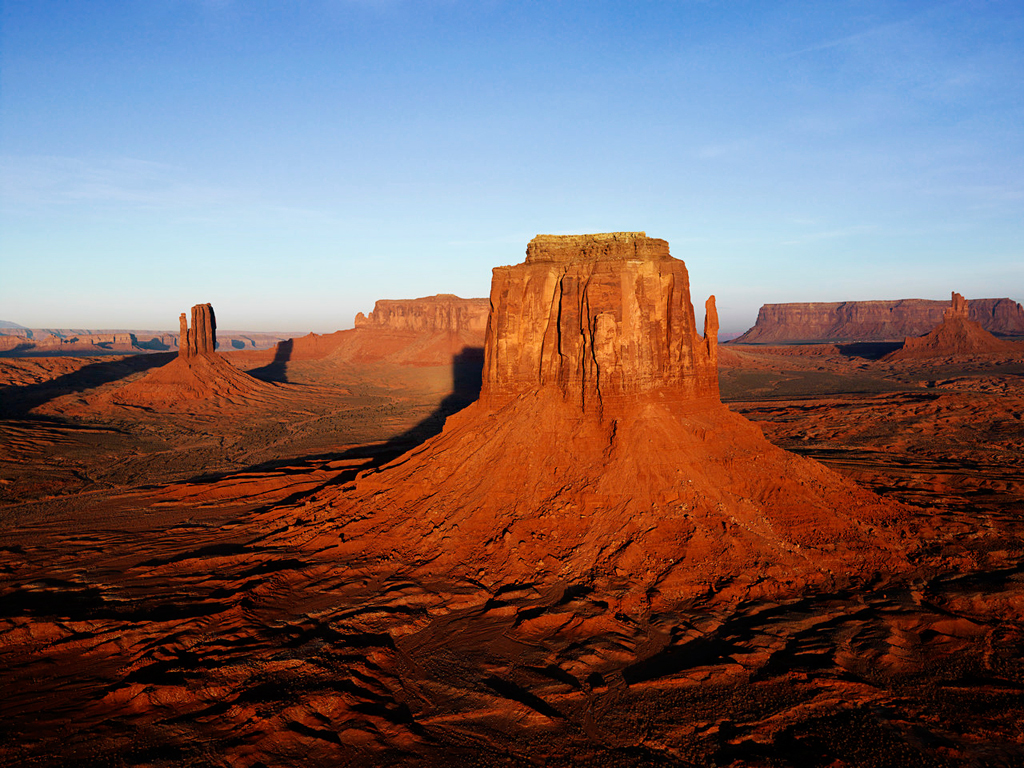
%> input picture Image Resizing/Desert.jpg, 1024 x 768 px
$ octave v1_0.m   (GNU Octave 9; MATLAB toolbox functions it lacks are replaced by stand-ins)
%> lines starting %> are read from the running program, lines starting %| are printed output that depends on the picture
%% constants
targetHeight = 1024;% H'
targetWidth = 1024;% W'
gridNumOfRows = 25;% M
gridNumOfCols = 25;% N

%% read image
image = imread('Desert.jpg');
%> image is the input picture: size 768x1024x3 uint8; mean R, G, B 119.4, 99.2, 100.1
[imageHeight, imageWidth, rgb] = size(image);% [H W]
%> imageHeight = 768; imageWidth = 1024; rgb = 3

percentage = 0.2;
minGridHeight = percentage * imageHeight/gridNumOfRows;% Lh
%> minGridHeight = 6.14
minGridWidth = percentage * imageWidth/gridNumOfCols;% Lw
%> minGridWidth = 8.19
assert(targetHeight/gridNumOfRows >= minGridHeight);
assert(targetWidth/gridNumOfCols >= minGridWidth);

%% convert image to grayscale
grayImage = rgb2gray(image);
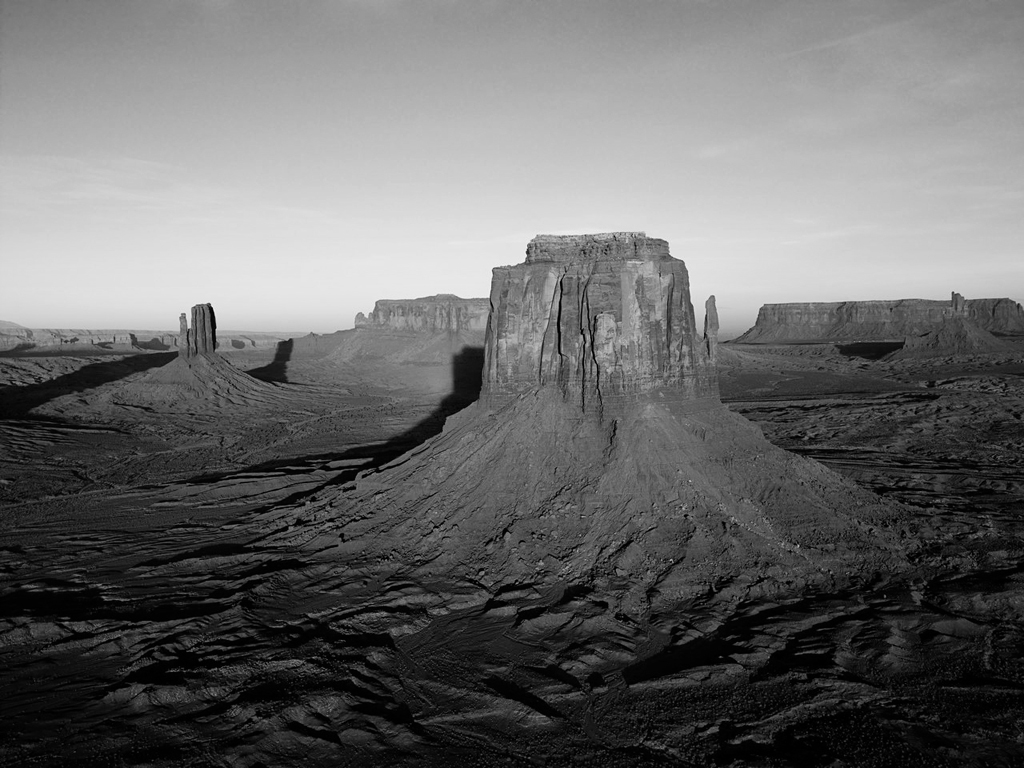
%> grayImage: size 768x1024 uint8; min 0, max 245, mean 105.3
%imshow(grayImage);
%hold on

%% create the saliency image using sobel kernel
saliencyImage = imfilter(grayImage,fspecial('sobel'));
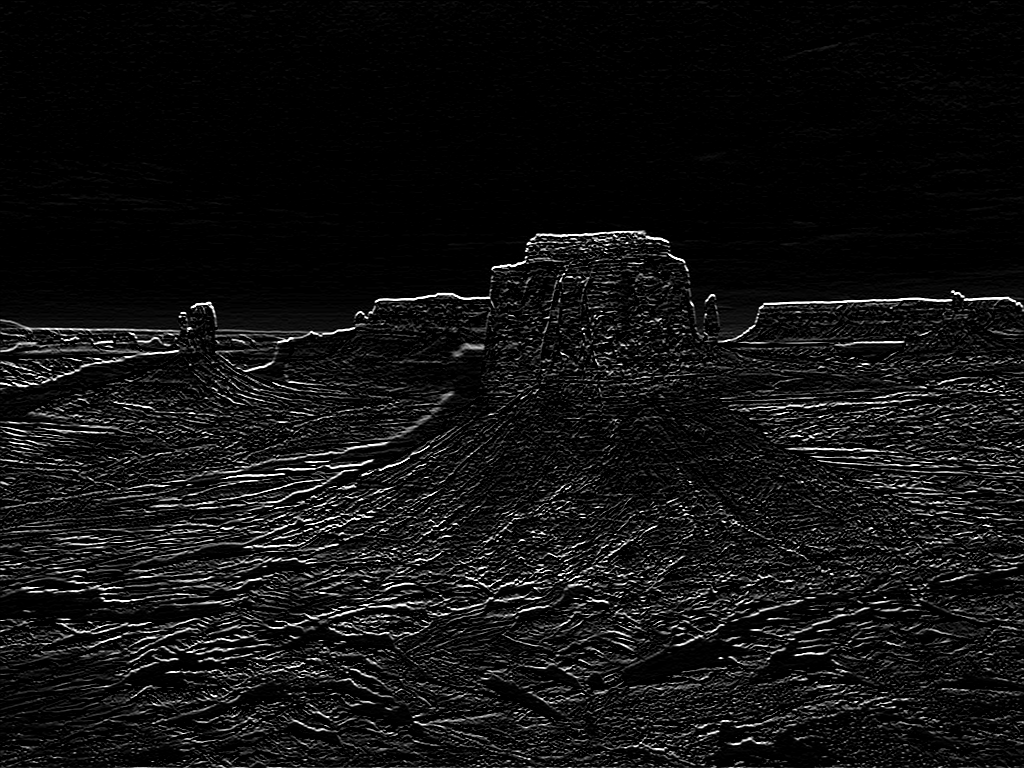
%> saliencyImage: size 768x1024 uint8; min 0, max 255, mean 18
figure, imshow(saliencyImage);

%% dilation operation
R = 4;
N = 4;
SE = strel('disk', R, N);
saliencyImage = imdilate(saliencyImage,SE);
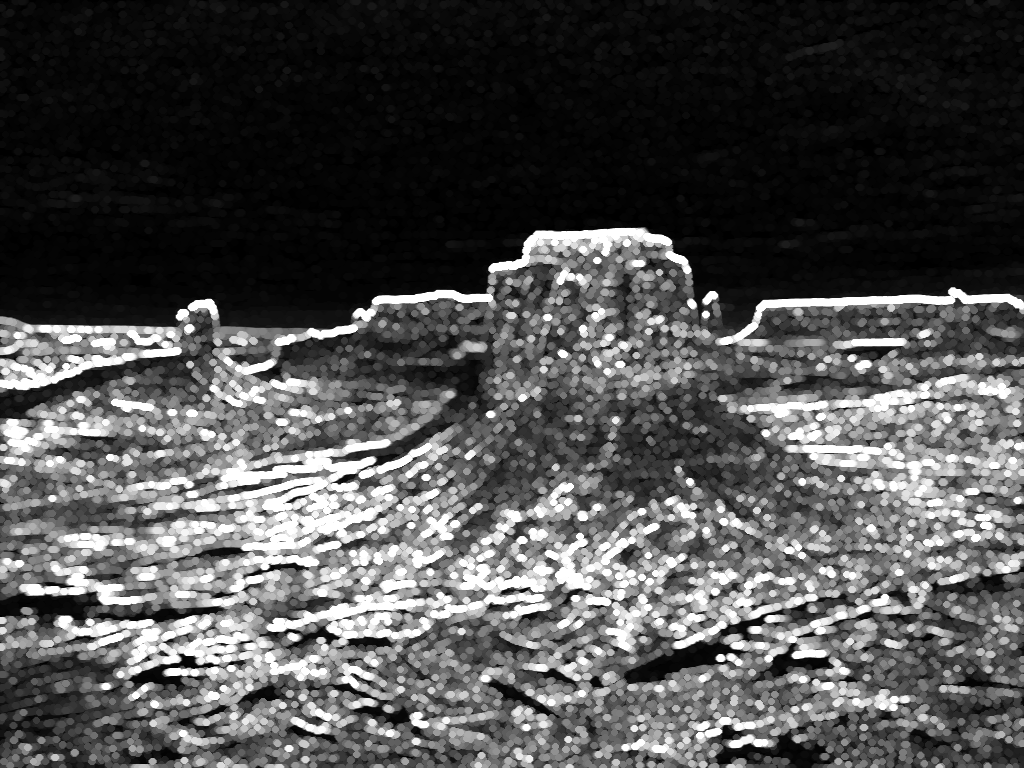
%> saliencyImage: size 768x1024 uint8; min 0, max 255, mean 80.5
resizedSaliencyImage = imresize(saliencyImage, [gridNumOfRows gridNumOfCols]);
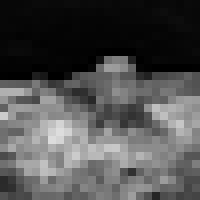
%> resizedSaliencyImage: size 25x25 uint8 (shown 8 times larger); min 0, max 221, mean 80.5
% resizing instead of calculating average
figure, imshow(saliencyImage);

%% calculate average saliency
saliencyMap = zeros(gridNumOfRows,gridNumOfCols);
rowHeight = imageHeight/gridNumOfRows;
%> rowHeight = 30.72
colWidth = imageWidth/gridNumOfCols;
%> colWidth = 40.96
for i=1:gridNumOfRows
    for j=1:gridNumOfCols
        startRow = floor((i-1)*rowHeight) + 1;
        endRow = ceil(i*rowHeight);
        startCol = floor((j-1)*colWidth) + 1;
        endCol = ceil(j*colWidth);
        saliencyMap(i,j) = mean2(saliencyImage(startRow:endRow , startCol:endCol));
    end
end
saliencyMap = saliencyMap./255;
%figure, imshow(saliencyMap)

%% ASAP energy
K = zeros(gridNumOfRows * gridNumOfCols, gridNumOfRows + gridNumOfCols);

for k=1:size(K,1)
    for l=1:size(K,2)
        r = ceil(k/gridNumOfCols);
        c = mod(k - 1, gridNumOfCols) + 1;

        if l==r
            K(k,l) = saliencyMap(r,c) * (gridNumOfRows / imageHeight);
        elseif l==(gridNumOfRows + c)
            K(k,l) = -saliencyMap(r,c) * (gridNumOfCols / imageWidth);
        else
            K(k,l) = 0;
        end
    end
end
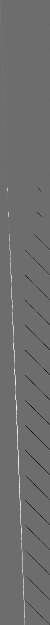
%> K: size 625x50 double; min -0.0212, max 0.0282, mean 5.13e-05; drawn with min black and max white

Q = K' * K;
b = zeros(gridNumOfRows + gridNumOfCols, 1);

%% solve the QP problem
cvx_begin
%> (this line was passed over: cvx_begin is not available in this run)
variable sRows(gridNumOfRows) nonnegative;
%> (this line was passed over: variable is not available in this run)
variable sCols(gridNumOfCols) nonnegative;
%> (this line was passed over: variable is not available in this run)
%> (the run ends here)

$ run again, with Image Resizing/w1@2x.jpg copied over Image Resizing/Desert.jpg
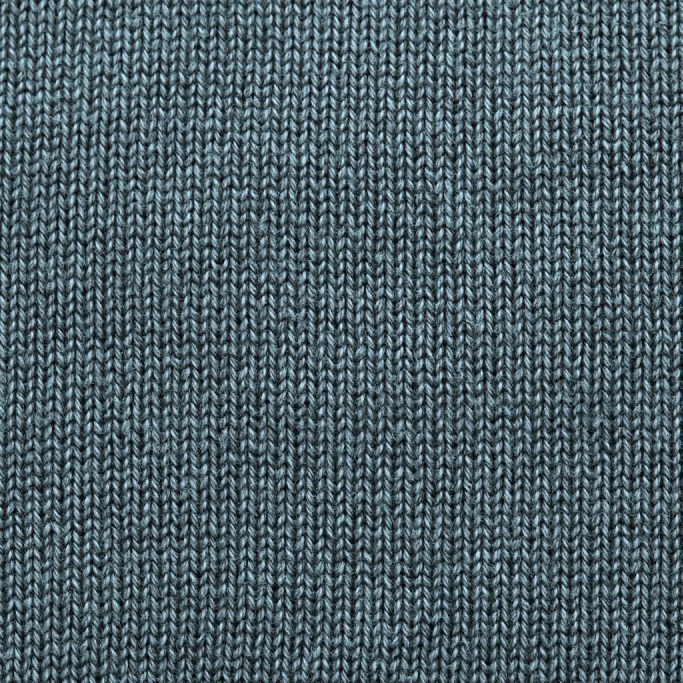
%> input picture Image Resizing/w1@2x.jpg, 2048 x 2048 px (shown at 1/3 size)
%> image is the input picture: size 2048x2048x3 uint8; mean R, G, B 78, 96.3, 103.8
%> `saliencyImage = imdilate(saliencyImage,SE);`:
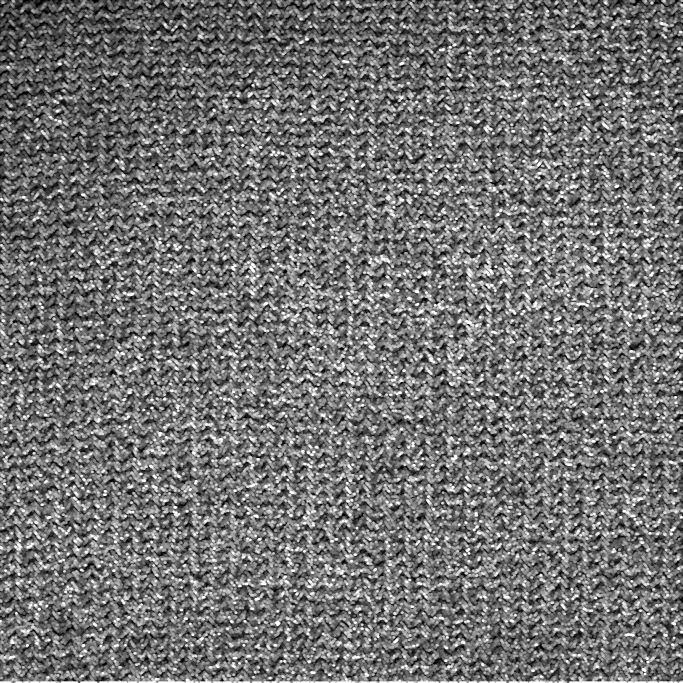
%> saliencyImage: size 2048x2048 uint8 (shown at 1/3 size); min 0, max 255, mean 114.8
%> after the loop `for k=1:size(K,1)`:
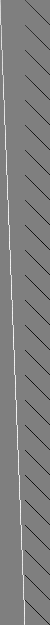
%> K: size 625x50 double; min -0.00675, max 0.00675, mean -1.94e-22; drawn with min black and max white
